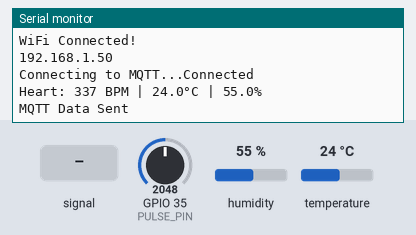
The sketch below on a simulated ESP32. Shown: the last lines printed to the serial monitor. The inputs (shaded band) are chosen by the test bench; at power-on: humidity 55 %, GPIO 35 (PULSE_PIN) = 2048, temperature 24 °C. WiFi joins after 1.5 s; servers stay silent unless stated; no MQTT or app messages arrive unless stated.

Above: at 3.2 s.
3.3 s: GPIO 35 (PULSE_PIN) fed a 200 Hz sine of ±327 counts around its level
6.0 s: humidity set to 22 %
At 6.5 s:
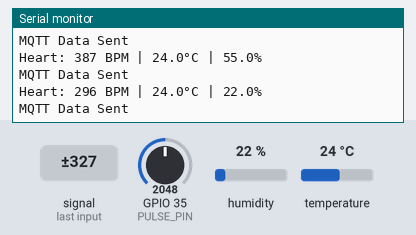
8.7 s: GPIO 35 (PULSE_PIN) set to 2866
At 11.1 s:
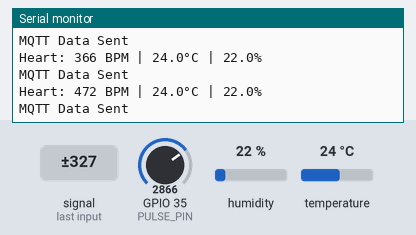
11.4 s: temperature set to 12 °C
At 13.1 s:
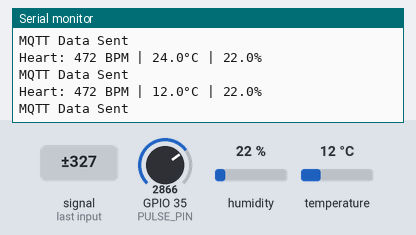
14.1 s: GPIO 35 (PULSE_PIN) fed a 1000 Hz sine of ±1023 counts around its level
16.8 s: GPIO 35 (PULSE_PIN) set to 3603
At 18.5 s:
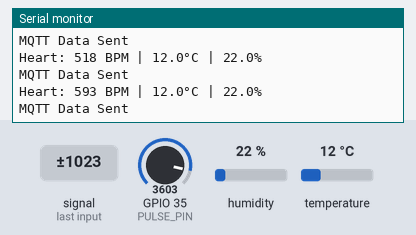
Timing chart, 0 to 20.0 s (numbered marks = the images above; inputs shaded):
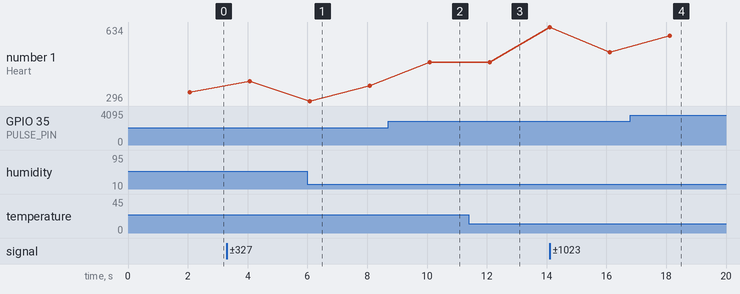

Measured:
- after the input at 6.0 s, the serial monitor: prints a new line after 0.07 s (image 1)
- after the input at 8.7 s, the serial monitor: prints a new line after 1.4 s (image 2)
- after the input at 11.4 s, the serial monitor: prints a new line after 0.69 s (image 3)
- after the input at 16.8 s, the serial monitor: prints a new line after 1.3 s (image 4)
- plotted number 1: 337 → 387 after the input at 3.3 s, 366 → 472 after the input at 8.7 s, 472 → 518 after the input at 14.1 s, 518 → 593 after the input at 16.8 s

The sketch:

sketch.ino
```cpp
#include <WiFi.h>
#include <PubSubClient.h>
#include <DHT.h>

#define DHT_PIN 12
#define DHT_TYPE DHT22
#define PULSE_PIN 35  // Potentiometer signal pin

// WiFi + MQTT
const char *ssid = "Wokwi-GUEST";
const char *password = "";
#define MQTT_SERVER "broker.emqx.io"
#define MQTT_PORT 1883
#define MQTT_TOPIC_HR "/heartRate"
#define MQTT_TOPIC_TEMP "/tempValue"
#define MQTT_TOPIC_HUM "/humValue"

WiFiClient espClient;
PubSubClient client(espClient);
DHT dht(DHT_PIN, DHT_TYPE);

void connectToWiFi();
void reconnect();

void setup() {
  Serial.begin(115200);
  Serial.println(" ESP32 Health Monitor Starting...");
  dht.begin();
  connectToWiFi();
  client.setServer(MQTT_SERVER, MQTT_PORT);
}

void loop() {
  if (!client.connected()) reconnect();
  client.loop();

  float temperature = dht.readTemperature();
  float humidity = dht.readHumidity();

  if (isnan(temperature) || isnan(humidity)) {
    Serial.println("DHT read failed!");
    delay(2000);
    return;
  }

  int pulseValue = analogRead(PULSE_PIN);
  float voltage = pulseValue * (3.3 / 4095.0);
  int heartRate = (voltage / 3.3) * 675; // Simulated formula

  Serial.printf("Heart: %d BPM | %.1f°C | %.1f%%\n",
                heartRate, temperature, humidity);

  client.publish(MQTT_TOPIC_HR, String(heartRate).c_str());
  client.publish(MQTT_TOPIC_TEMP, String(temperature).c_str());
  client.publish(MQTT_TOPIC_HUM, String(humidity).c_str());

  Serial.println("MQTT Data Sent\n");
  delay(2000);
}

void connectToWiFi() {
  WiFi.begin(ssid, password);
  Serial.print("Connecting to WiFi");
  while (WiFi.status() != WL_CONNECTED) {
    delay(1000);
    Serial.print(".");
  }
  Serial.println("\nWiFi Connected!");
  Serial.println(WiFi.localIP());
}

void reconnect() {
  while (!client.connected()) {
    Serial.print("Connecting to MQTT...");
    if (client.connect("esp32_health_monitor")) {
      Serial.println("Connected ");
    } else {
      Serial.print("Failed, rc=");
      Serial.print(client.state());
      Serial.println(" — retrying in 5s");
      delay(5000);
    }
  }
}
```
